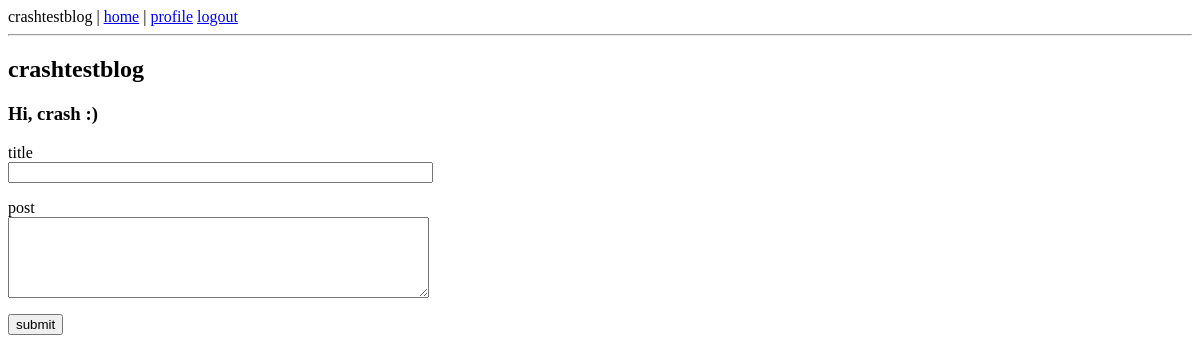
Before: /index (signed in) with the older database file.
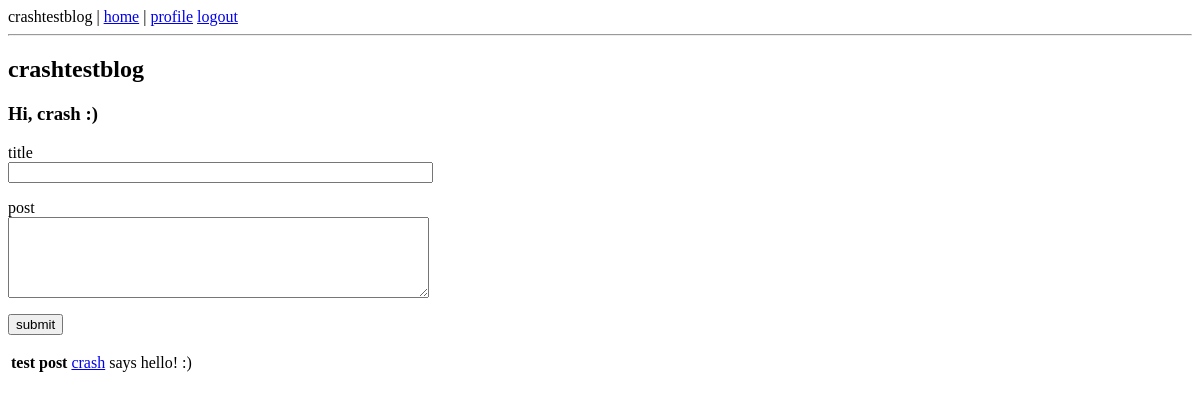
After: the same page with the newer database file.
### app/models.py (models this page shows, shortened)
class Post(db.Model):
    id = db.Column(db.Integer, primary_key=True)
    title = db.Column(db.String(140))  # TODO, NOT IMPLEMENTED
    body = db.Column(db.String(1000))
    timestamp = db.Column(db.DateTime, index=True, default=datetime.utcnow)
    user_id = db.Column(db.Integer, db.ForeignKey('user.id'))

class User(UserMixin, db.Model):
    id = db.Column(db.Integer, primary_key=True)
    username = db.Column(db.String(64), index=True, unique=True)
    email = db.Column(db.String(120), index=True, unique=True)
    password_hash = db.Column(db.String(128))
    role = db.Column(db.String(64))  # TODO, NOT IMPLEMENTED
    posts = db.relationship('Post', backref='author', lazy='dynamic')
    about_me = db.Column(db.String(512))

### app/routes.py (the view)
@app.route('/', methods=['GET', 'POST'])
@app.route('/index', methods=['GET', 'POST'])
@login_required
def index():
    form = PostForm()
    if form.validate_on_submit():
        post = Post(title=form.title.data, body=form.post.data, author=current_user)
        db.session.add(post)
        db.session.commit()
        flash('post added successfully')
        return redirect(url_for('index'))
    posts = Post.query.order_by(Post.timestamp.desc()).all()
    return render_template(
            'index.html', form=form, posts=posts)

### app/forms.py
class PostForm(FlaskForm):
    title = StringField('title', validators=[DataRequired(), Length(min=1, max=140)])
    post = TextAreaField('post', validators=[DataRequired(), Length(min=1, max=1000)])
    submit = SubmitField('submit')

### app/models.py (called while the page is built)
@login.user_loader
def load_user(id):
    return User.query.get(int(id))

### app/templates/index.html
{% extends "base.html" %}
{% block content %}
<h2>crashtestblog</h2>
<h3>Hi, {{ current_user.username }} :)</h3>
    {% if form %}
        {% include '_newpost.html' %}
    {% endif %}
    {% for post in posts %}
        {% include '_post.html' %}
    {% endfor %}
{% endblock %}

### app/templates/_post.html
<table>
    <tr valign="top">
        <th>{{ post.title }}</th>
        <td><a href="{{ url_for('user', username=post.author.username) }}">{{ post.author.username }}</a> says</td>
        <td>{{ post.body }}</td>
    </tr>
</table>

Changed rows visible on the page:
added Post: title "test post", author.username "crash", body "hello! :)"
